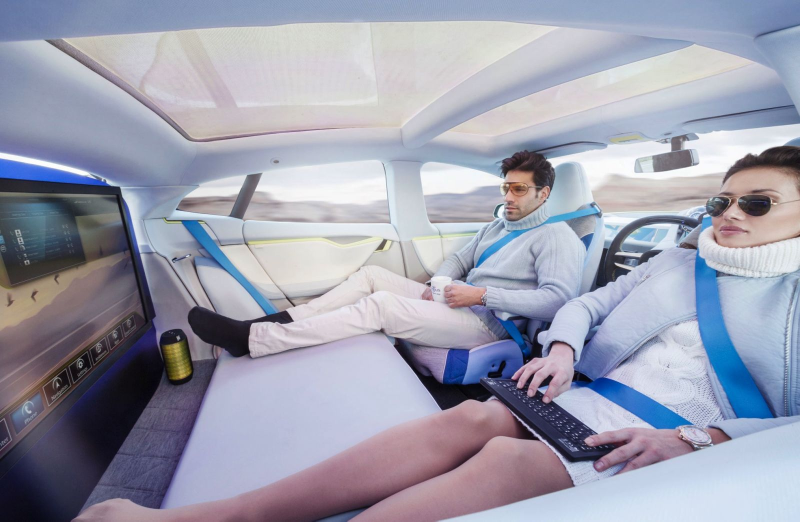
#> input picture Computer_Vision_Basics/watchingTV_moving_car.jpg, 1600 x 1043 px (shown at 1/2 size)
$ jupyter execute --allow-errors manipulate_color_spaces.ipynb   (shell and % lines are left out)
#> lines starting #> are read from the running program, lines starting #| are printed output that depends on the picture
[cell 1]
import matplotlib.image as mpimg
import matplotlib.pyplot as plt
import numpy as np
import cv2

[cell 2]
image = cv2.imread('watchingTV_moving_car.jpg')
#> image is the input picture: shape (1043, 1600, 3); mean B, G, R 174.5, 158.3, 156.5

[cell 3]
plt.imshow(image)

[cell 4]
image.shape
#> Out = (1043, 1600, 3)

[cell 5]
### Print image dimensions

[cell 6]
print('Height', int(image.shape[0]),'pixels')
#| Height 1043 pixels
print('Width', int(image.shape[1]), 'pixels')
#| Width 1600 pixels

[cell 7]
# OpenCV uses BGR instead of RGB

# 'waitKey' allows us to input information when a image window is open
# By leaving it blank it just waits for anykey to be pressed before continuing.

cv2.imshow('Watching TV in Car!', image)
cv2.waitKey()
cv2.destroyAllWindows()

### Open CV commands description:

    * cv2.imshow() ----> Use the function cv2.imshow() to display an image in a window. The window automatically fits to the image size.

    * cv2.waitKey() ---->  is a keyboard binding function. Its argument is the time in milliseconds. The function waits for specified milliseconds for any keyboard event. If you press any key in that time, the program continues. If 0 is passed, it waits indefinitely for a key stroke

    * cv2.destroyAllWindows() ----> simply destroys all the windows we created. If you want to destroy any specific window, use the function cv2.destroyWindow() where you pass the exact window name as the argument.

[OpenCV cmds reference](https://docs.opencv.org/3.0-beta/doc/py_tutorials/py_gui/py_image_display/py_image_display.html)

[cell 8]
plt.imshow(image)
image.shape
#> Out = (1043, 1600, 3)

### Colors are messed up

This is because the processing order of the color is different in opencv. We have `BGR` instead or `RGB`. As long as we keep things consistent there should not be an issue

[cell 9]
B, G, R = image[200, 350]
#> B = 210; G = 196; R = 200
print(B, G, R)
#| 210 196 200

[cell 10]
B, G, R = image[85, 180]
#> B = 171; G = 181; R = 188
print(B, G, R)
#| 171 181 188

[cell 11]
plt.imshow(image)

### Convert to gray color

[cell 12]
gray_image=cv2.cvtColor(image, cv2.COLOR_BGR2GRAY)
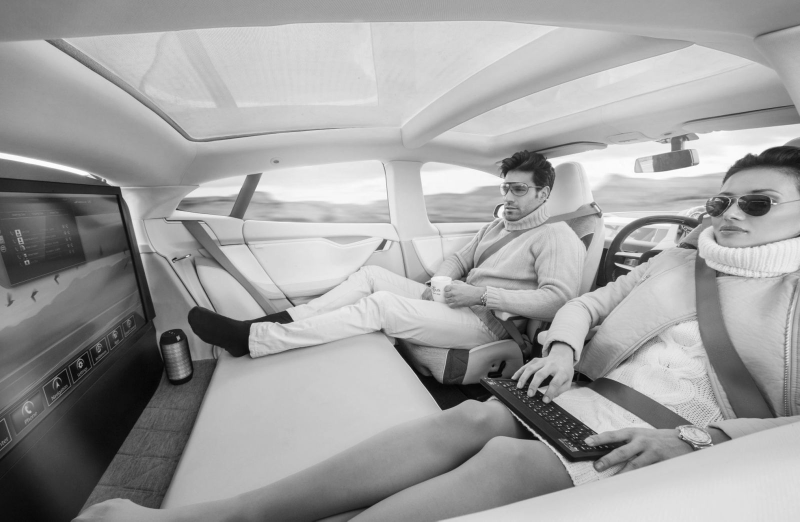
#> gray_image: shape (1043, 1600) (shown at 1/2 size); min 1, max 255, mean 159.6
cv2.imshow('Watching TV in a CAR!', gray_image)
cv2.waitKey()
cv2.destroyAllWindows()

[cell 13]
gray_image.shape
#> Out = (1043, 1600)

[cell 14]
### Convert RGB to HSV

image=cv2.imread('watchingTV_moving_car.jpg')
cv2.imshow('Watching TV in the car!', image)

hsv_image=cv2.cvtColor(image, cv2.COLOR_BGR2HSV)
#> hsv_image: shape (1043, 1600, 3); mean H, S, V 110, 46.4, 178.5
cv2.imshow('HSV image!', hsv_image)
cv2.waitKey()
cv2.destroyAllWindows()

### Extract the HSV layers from image

[cell 15]
plt.imshow(hsv_image[:, :, 0])
plt.title('Hue channel')
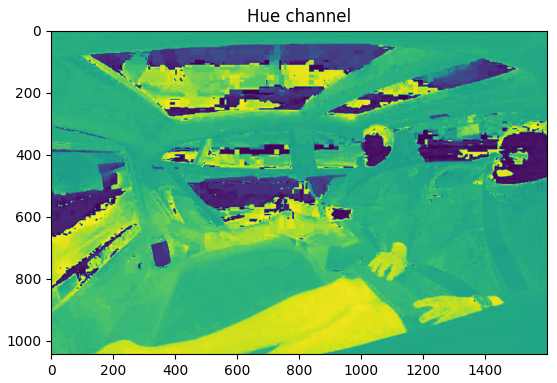
#> figure drawn by matplotlib, 1 panel

[cell 16]
plt.imshow(hsv_image[:, :, 1])
plt.title('Saturation channel')
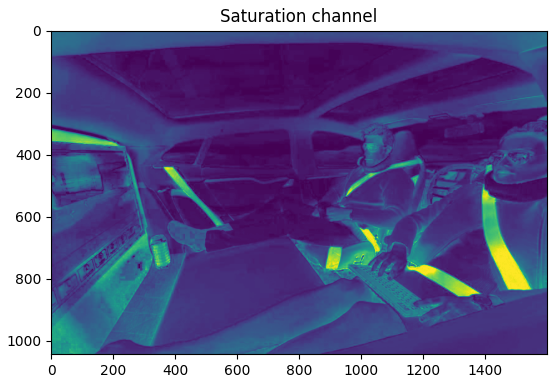
#> figure drawn by matplotlib, 1 panel

[cell 17]
plt.imshow(hsv_image[:, :, 2])
plt.title('Value channel')
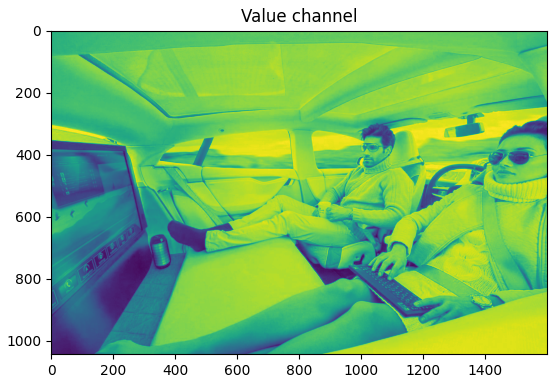
#> figure drawn by matplotlib, 1 panel

### Split and merge R, G, B channels

[cell 18]
image=cv2.imread('watchingTV_moving_car.jpg')
B,G,R=cv2.split(image)
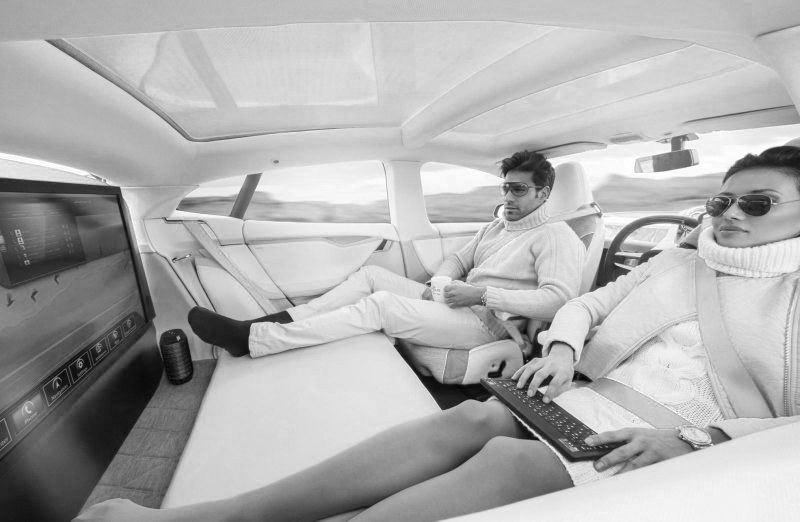
#> B: shape (1043, 1600) (shown at 1/2 size); min 0, max 255, mean 174.5
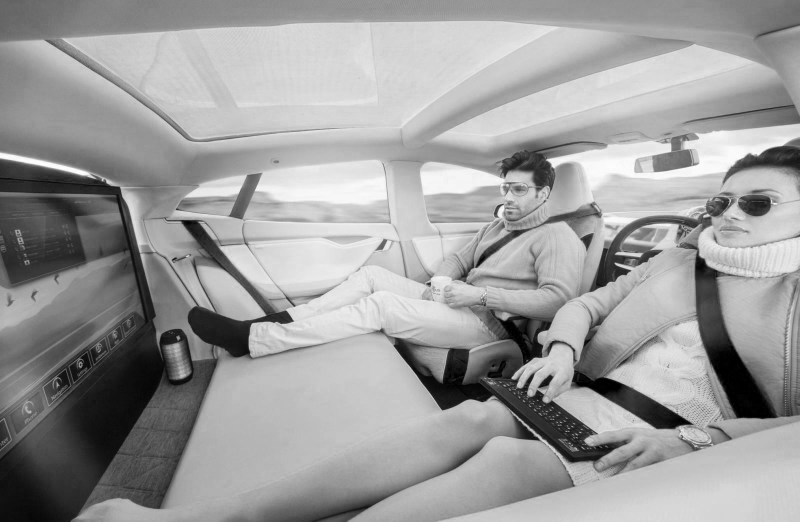
#> R: shape (1043, 1600) (shown at 1/2 size); min 0, max 255, mean 156.5

[cell 19]
B.shape
#> Out = (1043, 1600)

[cell 20]
G.shape
#> Out = (1043, 1600)

[cell 21]
R.shape
#> Out = (1043, 1600)

[cell 22]
cv2.imshow('R channel!', R)
cv2.waitKey()
cv2.destroyAllWindows()

[cell 23]
cv2.imshow('R channel!', G)
cv2.waitKey()
cv2.destroyAllWindows()

### Unexpected results

This is because OpenCV interprets one layer as default gray, it does not understand if it's `RED` or `Green`

#> (a cell that did not finish here is left out)

[cell 25]
zeros=np.zeros(image.shape[:2],dtype='uint8')
cv2.imshow("Blue channel!", cv2.merge([B, zeros, zeros]))
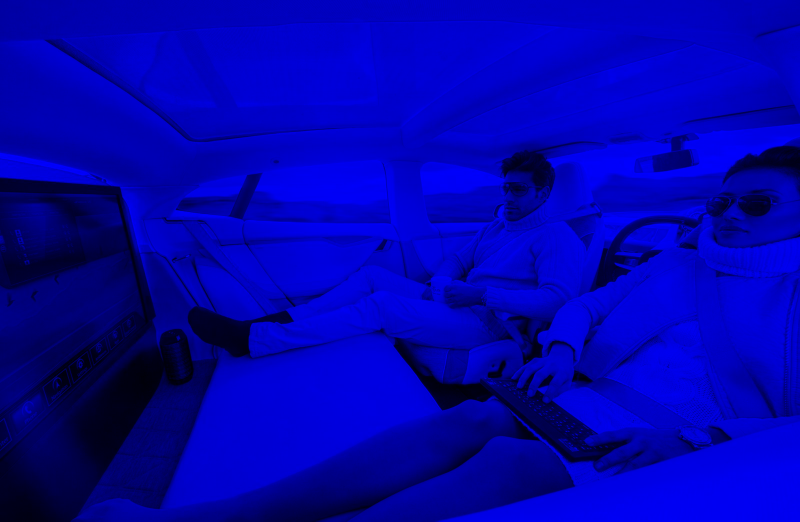
#> window 'Blue channel!': shape (1043, 1600, 3) (shown at 1/2 size); mean B, G, R 174.5, 0, 0
cv2.waitKey()
cv2.destroyAllWindows()

### Blue image

### Merge back the image

[cell 26]
image_merged=cv2.merge([B,G,R])
cv2.imshow('Merged_image',image_merged)
cv2.waitKey()
cv2.destroyAllWindows()

### Add more Green $$$

[cell 27]
image_merged=cv2.merge([B,G+100,R])
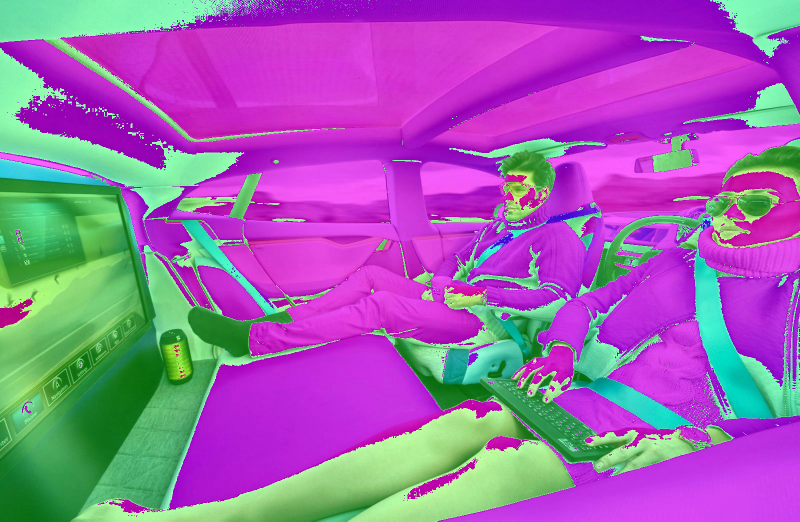
#> image_merged: shape (1043, 1600, 3) (shown at 1/2 size); mean B, G, R 174.5, 100.1, 156.5
cv2.imshow('Merged_image',image_merged)
cv2.waitKey()
cv2.destroyAllWindows()

$ run again, with Computer_Vision_Basics/image_lane.g.jpg copied over Computer_Vision_Basics/watchingTV_moving_car.jpg
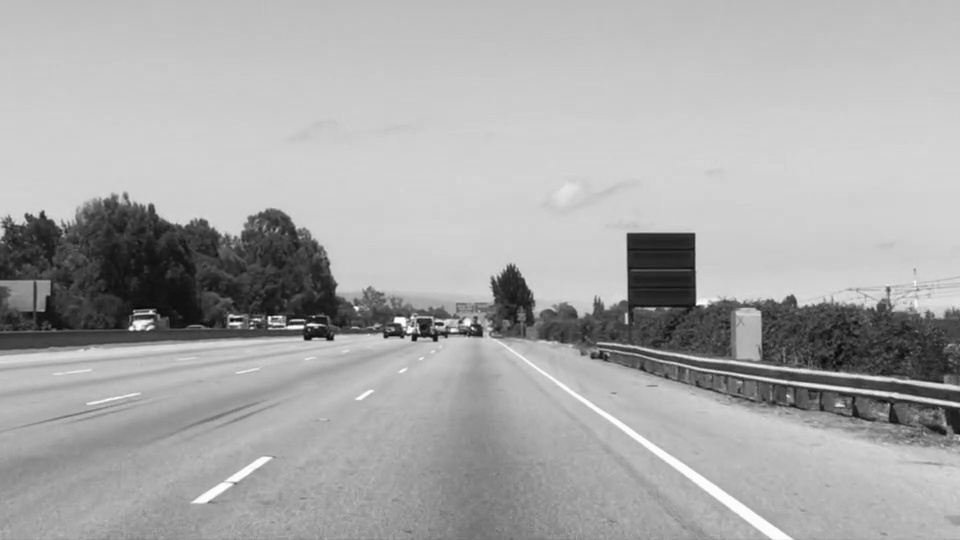
#> input picture Computer_Vision_Basics/image_lane.g.jpg, 960 x 540 px
#> image is the input picture: shape (540, 960, 3); min 7, max 255, mean 169.4
#| Height 540 pixels
#| Width 960 pixels
#> `B, G, R = image[200, 350]`: B = 208
#| 208 208 208
#> `B, G, R = image[85, 180]`: B = 203
#| 203 203 203
#> hsv_image: shape (540, 960, 3); mean H, S, V 0, 0, 169.4
#> `cv2.imshow("Blue channel!", cv2.merge([B, zeros, zeros]))`:
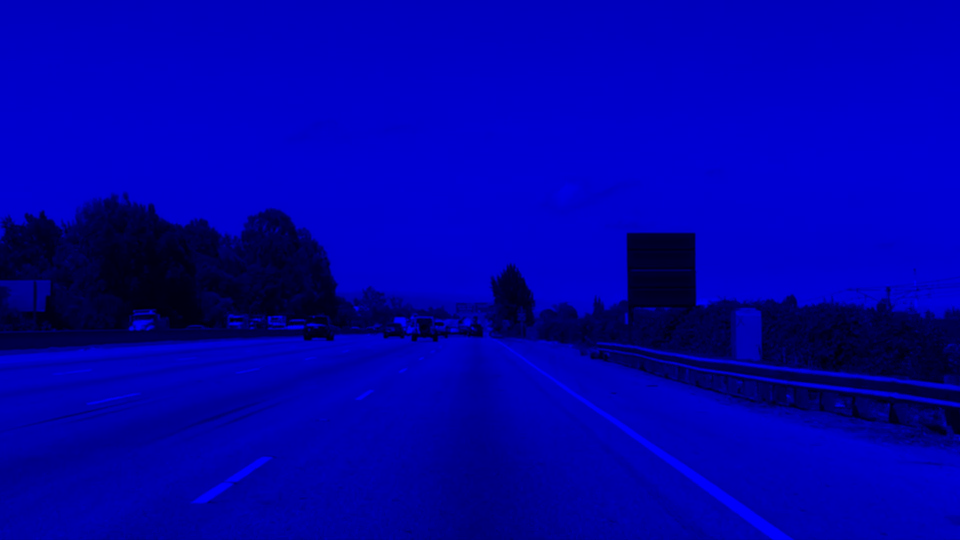
#> window 'Blue channel!': shape (540, 960, 3); mean B, G, R 169.4, 0, 0
#> `image_merged=cv2.merge([B,G+100,R])`:
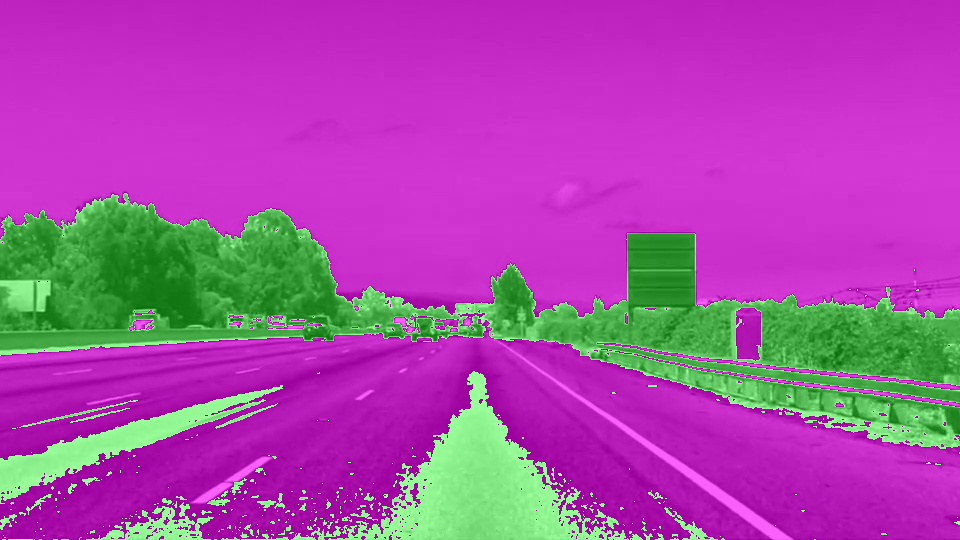
#> image_merged: shape (540, 960, 3); mean B, G, R 169.4, 73.2, 169.4

$ run again, with Computer_Vision_Basics/image_lane_c.jpg copied over Computer_Vision_Basics/watchingTV_moving_car.jpg
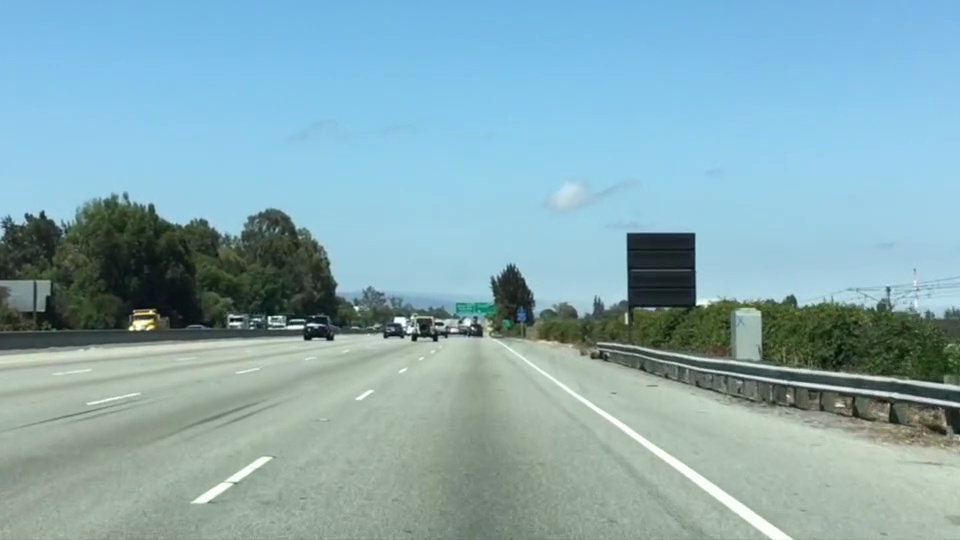
#> input picture Computer_Vision_Basics/image_lane_c.jpg, 960 x 540 px
#> image is the input picture: shape (540, 960, 3); mean B, G, R 179.2, 171.1, 135.5
#| Height 540 pixels
#| Width 960 pixels
#> `B, G, R = image[200, 350]`: B = 229; G = 207; R = 155
#| 229 207 155
#> `B, G, R = image[85, 180]`: B = 238; G = 198; R = 133
#| 238 198 133
#> hsv_image: shape (540, 960, 3); mean H, S, V 80.4, 68.4, 186.5
#> `cv2.imshow("Blue channel!", cv2.merge([B, zeros, zeros]))`:
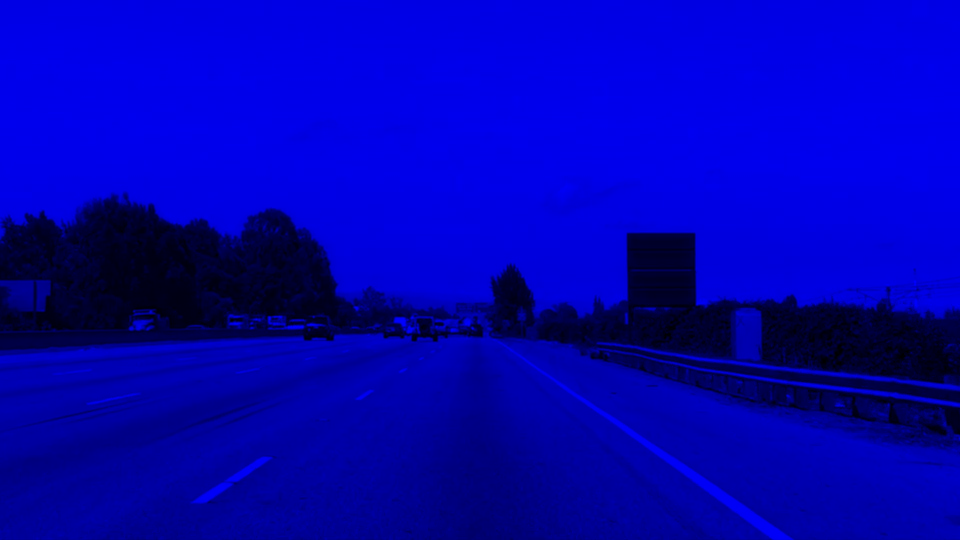
#> window 'Blue channel!': shape (540, 960, 3); mean B, G, R 179.2, 0, 0
#> `image_merged=cv2.merge([B,G+100,R])`:
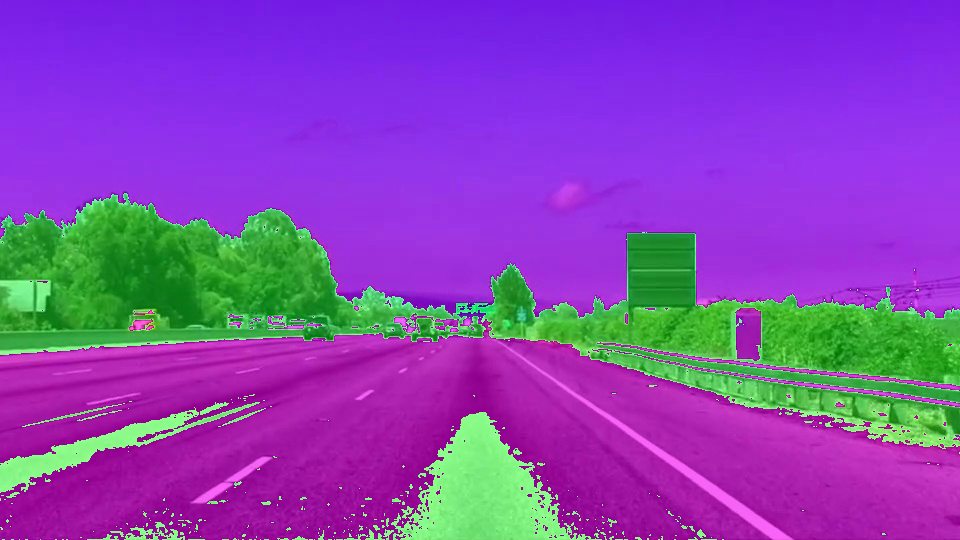
#> image_merged: shape (540, 960, 3); mean B, G, R 179.2, 69.2, 135.5
